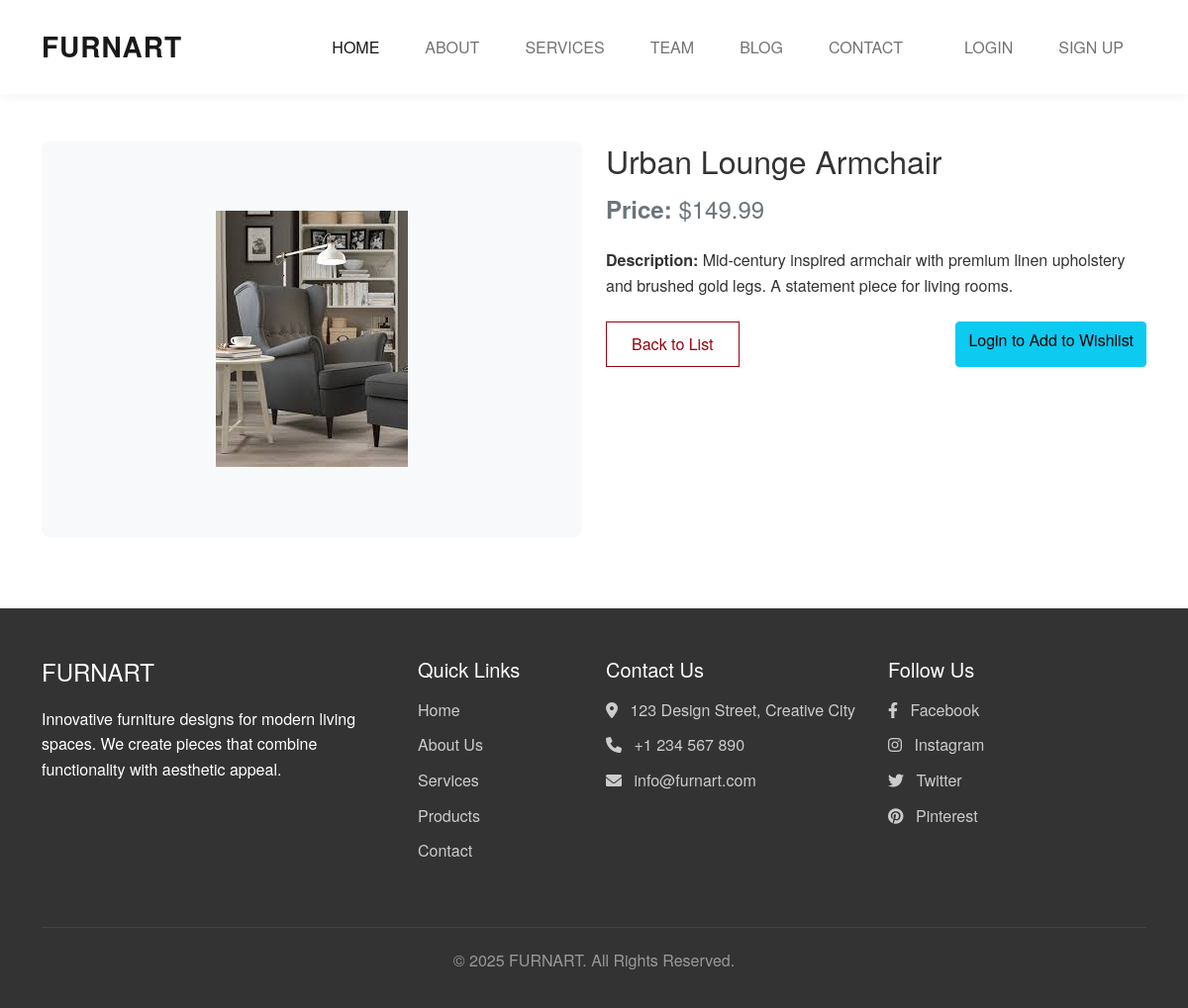
The page /products/9/ on the database its author committed.
### ecommerce/models.py (models this page shows, shortened)
class Product(models.Model):
    name=models.CharField(max_length=200)
    price=models.DecimalField(max_digits=10,decimal_places=2)
    description=models.TextField()
    image=models.ImageField(upload_to=product_image_path,null=True,blank=True)
    category=models.ForeignKey(Category,on_delete=models.CASCADE)
    created_by=models.ForeignKey(User,on_delete=models.SET_NULL,null=True,related_name='products_created')
    created_at=models.DateTimeField(auto_now_add=True)
    updated_at=models.DateTimeField(auto_now=True)

### ecommerce/views.py (the view)
# urls.py: path('products/<int:pk>/', views.ProductDetailView.as_view(), name='product_detail'),
class ProductDetailView(DetailView):
    model = Product
    template_name = 'ecommerce/product_detail.html'
    context_object_name = 'product'

### templates/ecommerce/product_detail.html (shortened to what this page needs)
{% extends 'ecommerce/base.html' %}
{% block content %}
<div class="container py-5">
    <div class="row">
        <div class="col-md-6">
            <div class="product-image-container mb-4">
                {% if product.image %}
                    <img src="{{ product.image.url }}" alt="{{ product.name }}" class="img-fluid product-detail-image">
                {% else %}
                    <img src="https://via.placeholder.com/600" alt="No image available" class="img-fluid product-detail-image">
                {% endif %}
            </div>
        </div>
        <div class="col-md-6">
            <h2 class="mb-3">{{ product.name }}</h2>
            <p class="h4 text-muted mb-4"><strong>Price:</strong> ${{ product.price }}</p>
            <p class="mb-4"><strong>Description:</strong> {{ product.description }}</p>
            <div class="d-flex justify-content-between mt-4">
                <a href="{% url 'product_list' %}" class="btn btn-secondary">Back to List</a>
                {% if user.is_authenticated %}
                    <form method="post" action="{% url 'add_to_wishlist' product.id %}">
                        {% csrf_token %}
                        <button type="submit" class="btn btn-success">
                            {% if product in user.wishlist_items.all %}
                                Remove from Wishlist
                            {% else %}
                                Add to Wishlist
                            {% endif %}
                        </button>
                    </form>
                {% else %}
                    <a href="{% url 'login' %}?next={{ request.path }}" class="btn btn-info">Login to Add to Wishlist</a>
                {% endif %}
            </div>
        </div>
    </div>
</div>
{% endblock %}

### templates/ecommerce/base.html (style rules this page uses)
:root { --primary-color: #333; --secondary-color: #666; --accent-color: #960510; --light-color: #f8f9fa; }
body { font-family: 'Helvetica Neue', Arial, sans-serif; color: var(--primary-color); line-height: 1.6; overflow-x: hidden; }
.btn-secondary { border: 1px solid var(--accent-color); color: var(--accent-color); background: transparent; padding: 10px 25px; border-radius: 0; }

### templates/ecommerce/product_detail.html (style rules this page uses)
.product-image-container { height: 400px; overflow: hidden; display: flex; align-items: center; justify-content: center; background-color: #f8f9fa; border-radius: 8px; }
.product-detail-image { max-height: 100%; width: auto; max-width: 100%; object-fit: contain; }

### rows shown on the page
Product: image (picture), name "Urban Lounge Armchair", price "149.99", description "Mid-century inspired armchair with premium linen upholstery and brushed gold legs. A statement piece for living rooms."
